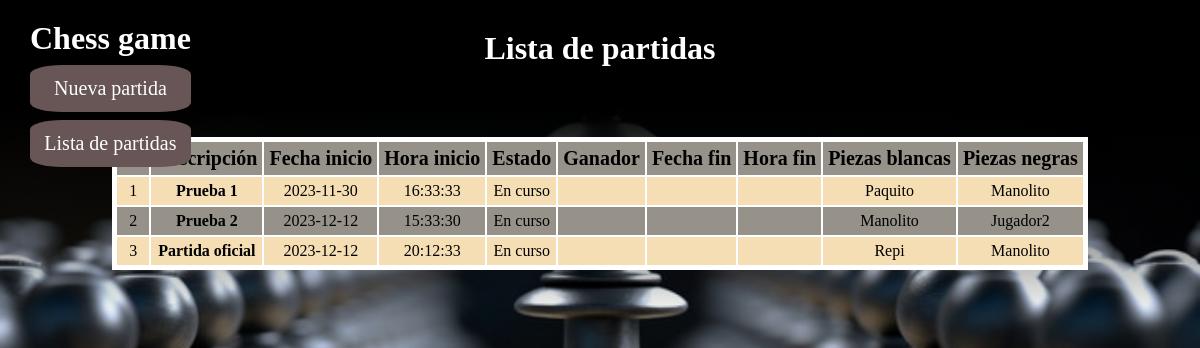
/src/Vistas/gameListView.php, run on the app's committed database.
### tables this page shows
CREATE TABLE T_Matches(
ID int primary key auto_increment,
title varchar(50) not null,
white int not null,
black int not null,
startDate datetime not null,
endDate datetime,
winner varchar(10),
state varchar(20) not null default("En curso"),
    FOREIGN KEY (white) REFERENCES T_Players(ID),
    FOREIGN KEY (black) REFERENCES T_Players(ID)
);

CREATE TABLE T_Players(
ID int primary key auto_increment,
name varchar(30) not null,
email varchar(50) UNIQUE not null,
password varchar(30) not null
);

### src/Infraestructura/matchesDAL.php (called while the page is built, shortened)
<?php
class MatchesDAL
{
    function obtainMatchData()
    {
        $connection = mysqli_connect('localhost','root','1234');
 		mysqli_select_db($connection, 'chess_game');
		$consult = mysqli_prepare($connection, "SELECT ID,title,white,black,startDate,endDate,winner,state FROM T_Matches");
        $consult->execute();
        $result = $consult->get_result();
        $matches =  array();
        while ($myrow = $result->fetch_assoc())
        {
			array_push($matches,$myrow);
        }
		return $matches;
    }
}
?>

### src/Negocio/matchesBL.php (called while the page is built, shortened)
<?php
require("../Infraestructura/matchesDAL.php");
class MatchesBL
{
    private $_Title;
    private $_White;
    private $_Black;
    private $_StartDate;
    private $_State;
    function init($id,$title,$white,$black,$startDate,$endDate,$winner,$state)
    {
        $this->_Title = $title;
        $this->_White = $white;
        $this->_Black = $black;
        $this->_StartDate = $startDate;
        $this->_State = $state;
    }
    function getTitle()
    {
        return $this->_Title;
    }
    function getWhite()
    {
        return $this->_White;
    }
    function getBlack()
    {
        return $this->_Black;
    }
    function getStartDate()
    {
        return $this->_StartDate;
    }
    function getState()
    {
        return $this->_State;
    }
    function obtainMatchData()
    {
        $matchesDAL = new MatchesDAL();
        $rs = $matchesDAL->obtainMatchData();
		$matchesList =  array();
        foreach ($rs as $match)
        {
            $oMatchesBL = new MatchesBL();
            $oMatchesBL->Init($match['ID'],$match['title'],$match['white'],$match['black'],$match['startDate'],$match['endDate'],$match['winner'],$match['state']);
            array_push($matchesList,$oMatchesBL);
        }
        return $matchesList;
    }
}
?>

### src/Infraestructura/playersDAL.php (called while the page is built, shortened)
<?php
class PlayersDAL
{
    function obtainPlayerData()
    {
        $conexion = mysqli_connect('localhost','root','1234');
 		mysqli_select_db($conexion, 'chess_game');
		$consulta = mysqli_prepare($conexion, "SELECT ID,name FROM T_Players");
        $consulta->execute();
        $result = $consulta->get_result();
        $players =  array();
        while ($myrow = $result->fetch_assoc())
        {
			array_push($players,$myrow);
        }
		return $players;
    }
}
?>

### src/Negocio/playersBL.php (called while the page is built, shortened)
<?php
require("../Infraestructura/playersDAL.php");
class PlayersBL
{
    private $_ID;
    private $_Name;
    function init($id,$name)
    {
        $this->_ID = $id;
        $this->_Name = $name;
    }
    function getID()
    {
        return $this->_ID;
    }
    function getName()
    {
        return $this->_Name;
    }
    function obtainPlayerData()
    {
        $playersDAL = new PlayersDAL();
        $rs = $playersDAL->obtainPlayerData();
		$playersList =  array();
        foreach ($rs as $player)
        {
            $oPlayersBL = new PlayersBL();
            $oPlayersBL->Init($player['ID'],$player['name']);
            array_push($playersList,$oPlayersBL);
        }
        return $playersList;
    }
}
?>

### src/Vistas/gameListView.php (the view, shortened to what this page needs)
<!DOCTYPE html>
<html lang="en">
<head>
    <link rel="stylesheet" href="../../css/listView.css">
    <?php
    require("../Negocio/matchesBL.php");
    require("../Negocio/playersBL.php");
    $matchesBL = new MatchesBL();
    $matchesData = $matchesBL->obtainMatchData();
    $playersBL = new PlayersBL();
    $playersData = $playersBL->obtainPlayerData();
    function startDate($startDate)
    {
        $startDate = explode(" ",$startDate);
        return $startDate[0];
    }
    function startHour($startDate)
    {
        $startHour = explode(" ",$startDate);
        return $startHour[1];
    }
    function getPlayerName($id,$playersData)
    {
        foreach($playersData as $player)
        {
            if($player->getID() == $id)
            {
                return $player->getName();
            }
        }
        return "Player not found";
    }
    ?>
</head>
<body>
    <header>
        <a href="index.php" class="chess_game"><h1>Chess game</h1></a>
        <nav>
            <ul>
                <a href="new_gameView.php">
                    <li class="link"> Nueva partida </li>
                </a>
                <a href="gameListView.php">
                    <li class="link"> Lista de partidas </li>
                </a>
            </ul>
        </nav>
    </header>
    <div id="message">
        <h1>Lista de partidas</h1>
    </div>
    <div id="content">
        <table>
            <tr id="index">
                <td>ID</td>
                <td>Descripción</td>
                <td>Fecha inicio</td>
                <td>Hora inicio</td>
                <td>Estado</td>
                <td>Ganador</td>
                <td>Fecha fin</td>
                <td>Hora fin</td>
                <td>Piezas blancas</td>
                <td>Piezas negras</td>
            </tr>
            <?php
            foreach($matchesData as $match)
            {
                $id = $match->getID();
                $title = $match->getTitle();
                $whiteName = getPlayerName($match->getWhite(),$playersData);
                $blackName = getPlayerName($match->getBlack(),$playersData);
                echo "<tr>";
                echo "<td>".$id."</td>
                        <td class='title'><a href='boardView.php?matchId=$id&title=$title&whiteName=$whiteName&blackName=$blackName'><b>".$title."</b></a></td>
                        <td>".startDate($match->getStartDate())."</td>
                        <td>".startHour($match->getStartDate())."</td>
                        <td>".$match->getState()."</td>
                        <td>".$match->getWinner()."</td>
                        <td>".$match->getEndDate()."</td>
                        <td>".$match->getEndDate()."</td>
                        <td>".$whiteName."</td>
                        <td>".$blackName."</td>";
                echo "</tr>";
            }
            ?>
        </table>
    </div>
</body>
</html>

### css/listView.css (style rules this page uses)
* { padding: 0; margin: 0; }
body { text-align: center; align-items: center; background-image: url("../img/portada.jpg"); background-repeat: no-repeat; background-size: cover; }
header { position:absolute; top: 20px; left: 30px; }
.chess_game { color: white; }
.link { list-style:none; background-color: rgb(104, 85, 85); border-radius: 20%; padding: 12px; font-size: 20px; color: white; margin-top: 8px; }
a { text-decoration: none; }
#message { color: white; background-color: black; padding: 30px 0 40px 0; }
#content { padding: 30px 0 50px 0; background: linear-gradient(black, rgb(252, 252, 252, .0)); }
table { margin: 0 auto; border: solid white 5px; border-collapse:collapse; }
#index { font-size: 20px; font-weight: bold; }
tr:nth-child(odd)>td { background-color: rgb(151, 146, 137); }
tr:nth-child(even)>td { background-color: wheat; }
td { border: solid white 2px; padding: 5px; }
.title a { color: black; }

### data on the page
t_matches: title "Prueba 1", startDate "2023-11-30", startDate "16:33:33", state "En curso", white.name "Paquito", black.name "Manolito"
t_matches: black "2", title "Prueba 2", startDate "2023-12-12", startDate "15:33:30", state "En curso", white.name "Manolito", black.name "Jugador2"
t_matches: black "3", title "Partida oficial", startDate "2023-12-12", startDate "20:12:33", state "En curso", white.name "Repi", black.name "Manolito"
